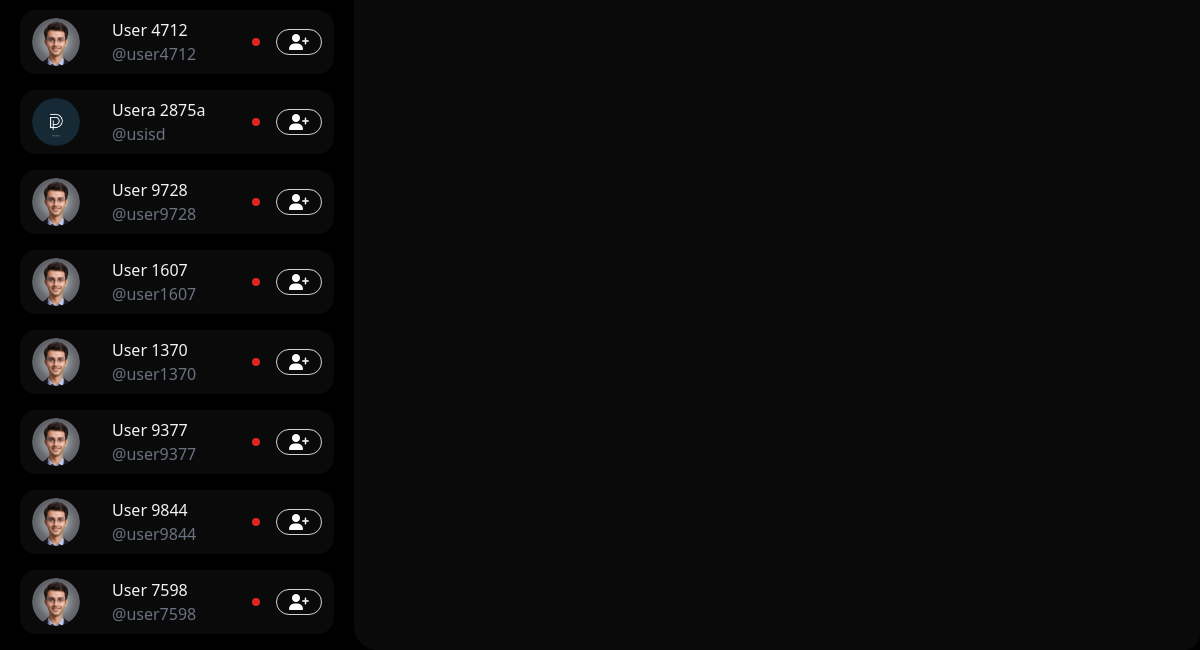
The page / (signed in, lower part) on the database as committed earlier.
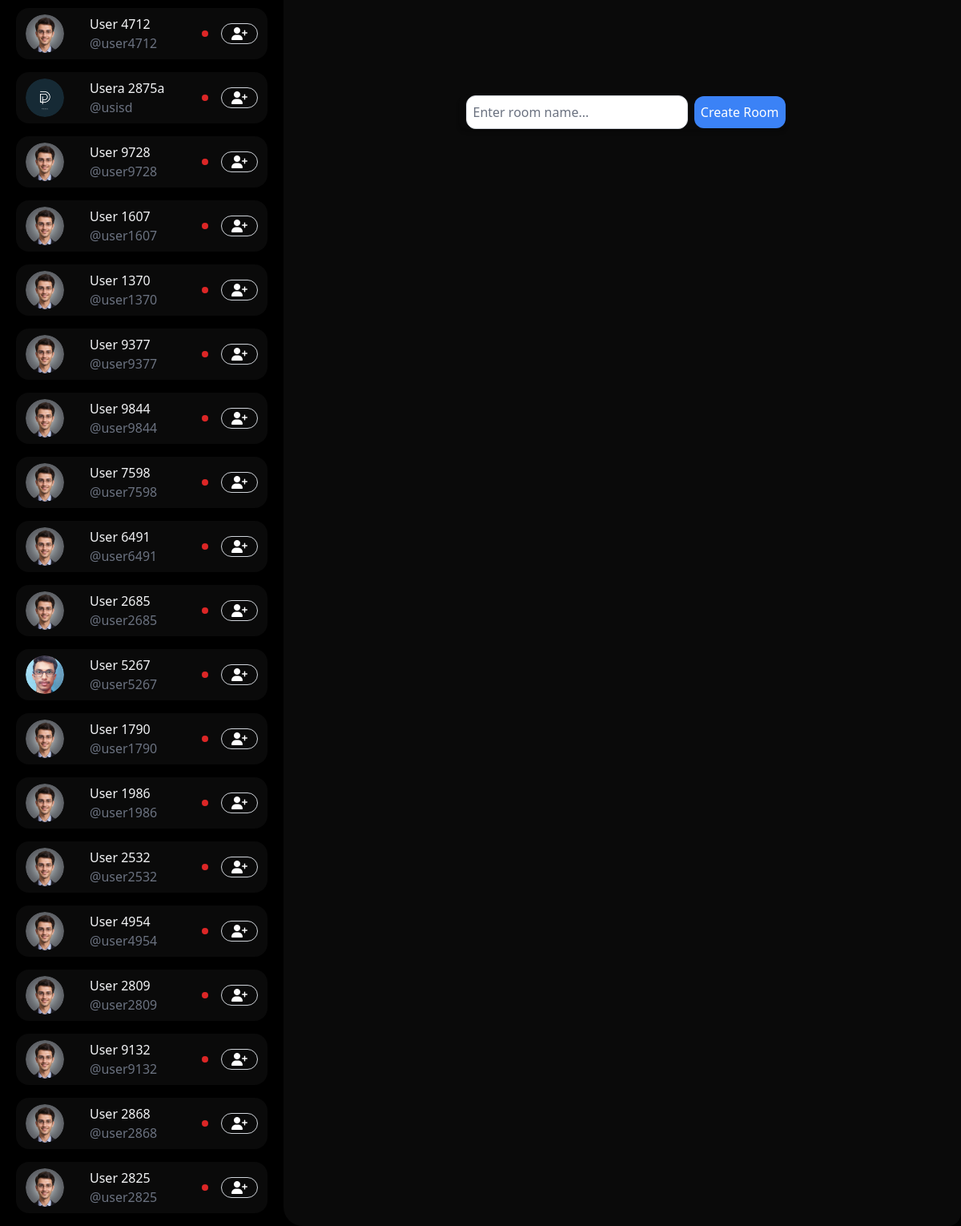
The same page on the database as committed later.
### home/models.py (models this page shows)
class CustomUser(AbstractUser):
    profile_image = models.ImageField(upload_to="profile_pictures/", null=True, blank=True)
    isGuest = models.BooleanField(default=True)

### home/views.py (the view)
# urls.py: path('', home, name="home"),
@login_required(login_url="/login/")
def home(request):
    usersInfo = CustomUser.objects.all()
    context = {'noIcons': range(50),
               'noSocialUser': range(200),
               'online': "green",
               'offline': "red",
               'name': "Aslam Miya",
               'username': "@aslammiya",
               'noOfUsers': 0,
               'usersInfo': usersInfo,
               'user': request.user
               }
    return render(request, "homeLobby.html", context)

### home/templates/homeLobby.html (shortened to what this page needs)
{% extends "index.html" %}
{% load static %}
{% block homeLobby %}
<form method="post" action="{% url 'createRoom' roomname='example' %}" class="flex items-center self-center my-auto w-1/2 space-x-2 bg-transparent shadow-md rounded-lg">
    <input type="text" name="room-name-text" id="roomName" placeholder="Enter room name..." class="flex-grow p-2 border border-gray-300 rounded-xl focus:outline-none focus:ring-2 focus:ring-blue-500">
    <button class="bg-blue-500 text-white p-2 rounded-xl hover:bg-blue-600 focus:outline-none focus:ring-2 focus:ring-blue-500">
    </button>
</form>
{% endblock homeLobby %}

### home/templates/index.html (shortened to what this page needs)
{% extends 'base.html' %}
{% block content %}
  {% load static %}
  <div class="flex">
    <div id="leftArea" class="flex z-46 h-screen">
      <div class="relative w-full max-w-sm md:max-w-md inset-0 bg-black z-50 flex flex-col h-full">
        <div class="px-5 flex-1 overflow-auto" id="tabContent">
          <div class="rounded-2xl overflow-auto" id="explore">
            {% for user in usersInfo %}
              <div class="my-4">
                <div class="w-full px-3 py-2 rounded-2xl userCard flex justify-between items-center hover:bg-[#181717] bg-[#0a0a0a] transition duration-200 ease-in-out">
                  <div class="w-12 h-12 block relative rounded-full overflow-hidden">
                    {% if user.profile_image %}
                      <img class="rounded-full object-cover w-full h-full" src="{{ user.profile_image.url }}" alt="Profile Picture" />
                    {% else %}
                      <img class="rounded-full object-cover w-full h-full" src="{% static 'images/dp.png' %}" alt="Profile Picture" />
                    {% endif %}
                  </div>
                  <div class="flex flex-col ml-3 px-5 w-40">
                    <span class="block font-medium text-gray-100">{{user.first_name}} {{user.last_name}}</span>
                    <span class="block text-gray-500">@{{user.username}}</span>
                  </div>
                  <div class="w-2 h-2 bg-red-600 rounded-full mr-4"></div>
                  <button type="button" class="hover:bg-white text-white hover:text-black border border-gray-300 hover:border-white px-3 py-1 rounded-full flex items-center justify-center hover:text-black transition duration-200 ease-in-out"><i class="fas fa-user-plus"></i></button>
                </div>
              </div>
            {% endfor %}
          </div>
        </div>
      </div>
    </div>
    <div class="flex flex-col h-screen w-screen">
      <div class="flex flex-col bg-[#0a0a0a] px-4 py-3 w-full md:rounded-l-3xl md:rounded-r-2xl h-full" id="lobby">
        {% block homeLobby %}{% endblock homeLobby %}
      </div>
    </div>
  </div>
{% endblock %}

### home/templates/base.html (shortened to what this page needs)
{% load static %}
{% load static tailwind_tags %}
<!DOCTYPE html>
<html lang="en" class="dark">
<head>
    <link rel="stylesheet" href="https://cdnjs.cloudflare.com/ajax/libs/font-awesome/6.5.2/css/all.min.css" />
    <link rel="stylesheet" href="{% static 'css/style.css' %}">
    {% tailwind_css %}
</head>
<body class="bg-black">
    {% block content %}
    {% endblock content %}
</body>
</html>

### home/static/css/style.css (style rules this page uses)
.rounded-lg { border-radius: 1rem; }
#leftArea { display: inline; }

Rows that differ between the two databases and show on the page:
added CustomUser: first_name "User", last_name "6491", username "user6491"
added CustomUser: first_name "User", last_name "2685", username "user2685"
added CustomUser: profile_image (picture), first_name "User", last_name "5267", username "user5267"
added CustomUser: first_name "User", last_name "1790", username "user1790"
added CustomUser: first_name "User", last_name "1986", username "user1986"
added CustomUser: first_name "User", last_name "2532", username "user2532"
added CustomUser: first_name "User", last_name "4954", username "user4954"
added CustomUser: first_name "User", last_name "2809", username "user2809"
added CustomUser: first_name "User", last_name "9132", username "user9132"
added CustomUser: first_name "User", last_name "2868", username "user2868"
added CustomUser: first_name "User", last_name "2825", username "user2825"
